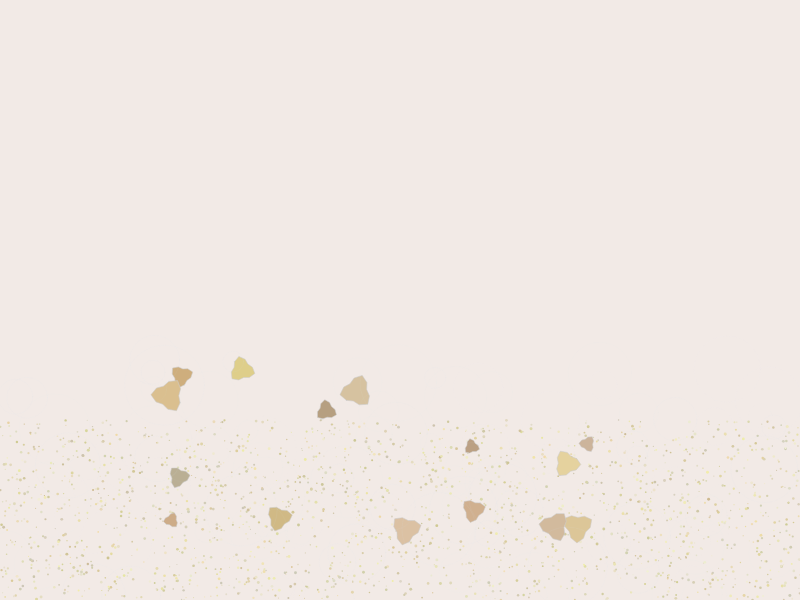
Frame 1 (no input)
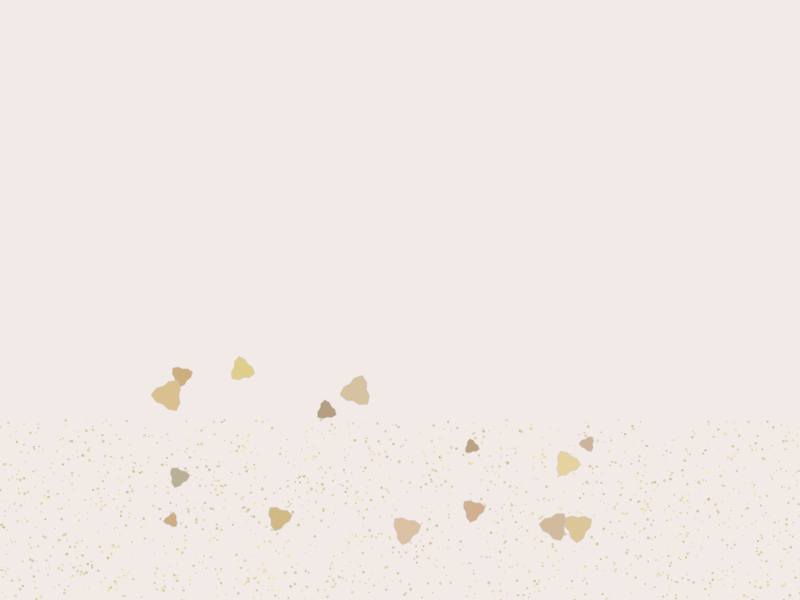
Frame 2 (the mouse pressed at the canvas centre, redrawn once)

The p5.js sketch that drew these frames (run headless with seeded random() and noise() and a simulated clock; the mouse was pressed at the canvas centre and the sketch redrawn once):

// p5.js sketch
// ── sketch.js
let sandParticles = [];
let shells = [];
let ripplePatterns = [];

function setup() {
  createCanvas(800, 600);
  colorMode(HSB, 360, 100, 100, 1);

  // Create sand particles
  for (let i = 0; i < 2000; i++) {
    sandParticles.push({
      x: random(width),
      y: random(height * 0.7, height),
      size: random(1, 3),
      hue: random(40, 60),
      sat: random(10, 30),
      bri: random(80, 95)
    });
  }

  // Create shells
  for (let i = 0; i < 15; i++) {
    shells.push({
      x: random(width * 0.2, width * 0.8),
      y: random(height * 0.6, height * 0.9),
      size: random(8, 20),
      rotation: random(TWO_PI),
      hue: random(30, 50),
      sat: random(20, 40),
      bri: random(70, 90)
    });
  }

  // Create ripple patterns
  for (let i = 0; i < 100; i++) {
    ripplePatterns.push({
      x: random(width),
      y: random(height * 0.6, height),
      maxRadius: random(20, 80),
      speed: random(0.01, 0.03),
      alpha: random(0.05, 0.15)
    });
  }
}

function draw() {
  background(20, 5, 95);

  // Draw sand mound
  noStroke();
  for (let particle of sandParticles) {
    fill(particle.hue, particle.sat, particle.bri);
    ellipse(particle.x, particle.y, particle.size);
  }

  // Draw shells
  for (let shell of shells) {
    push();
    translate(shell.x, shell.y);
    rotate(shell.rotation);
    fill(shell.hue, shell.sat, shell.bri);
    stroke(0, 0, 80);
    strokeWeight(0.5);
    drawShell(shell.size);
    pop();
  }

  // Draw ripples
  for (let ripple of ripplePatterns) {
    ripple.maxRadius += ripple.speed;
    if (ripple.maxRadius > 120) ripple.maxRadius = 0;
    noFill();
    stroke(200, 10, 90, ripple.alpha);
    strokeWeight(0.5);
    ellipse(ripple.x, ripple.y, ripple.maxRadius);
  }

  noLoop(); // Ensure no motion
}

function drawShell(size) {
  beginShape();
  for (let i = 0; i < 12; i++) {
    let angle = map(i, 0, 12, 0, TWO_PI);
    let r = size * (0.8 + sin(angle * 3) * 0.2);
    let x = r * cos(angle);
    let y = r * sin(angle);
    vertex(x, y);
  }
  endShape(CLOSE);
}
